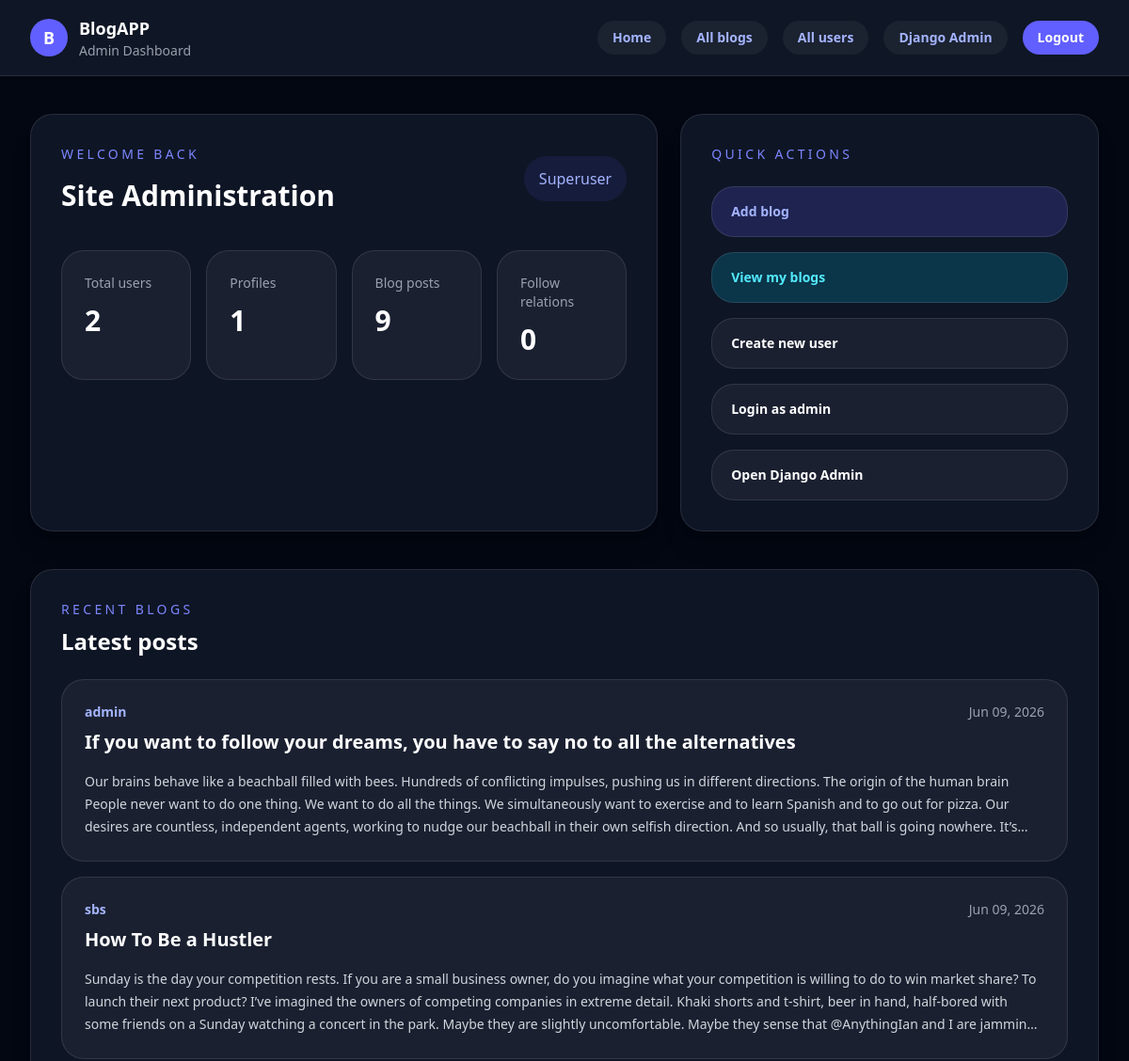
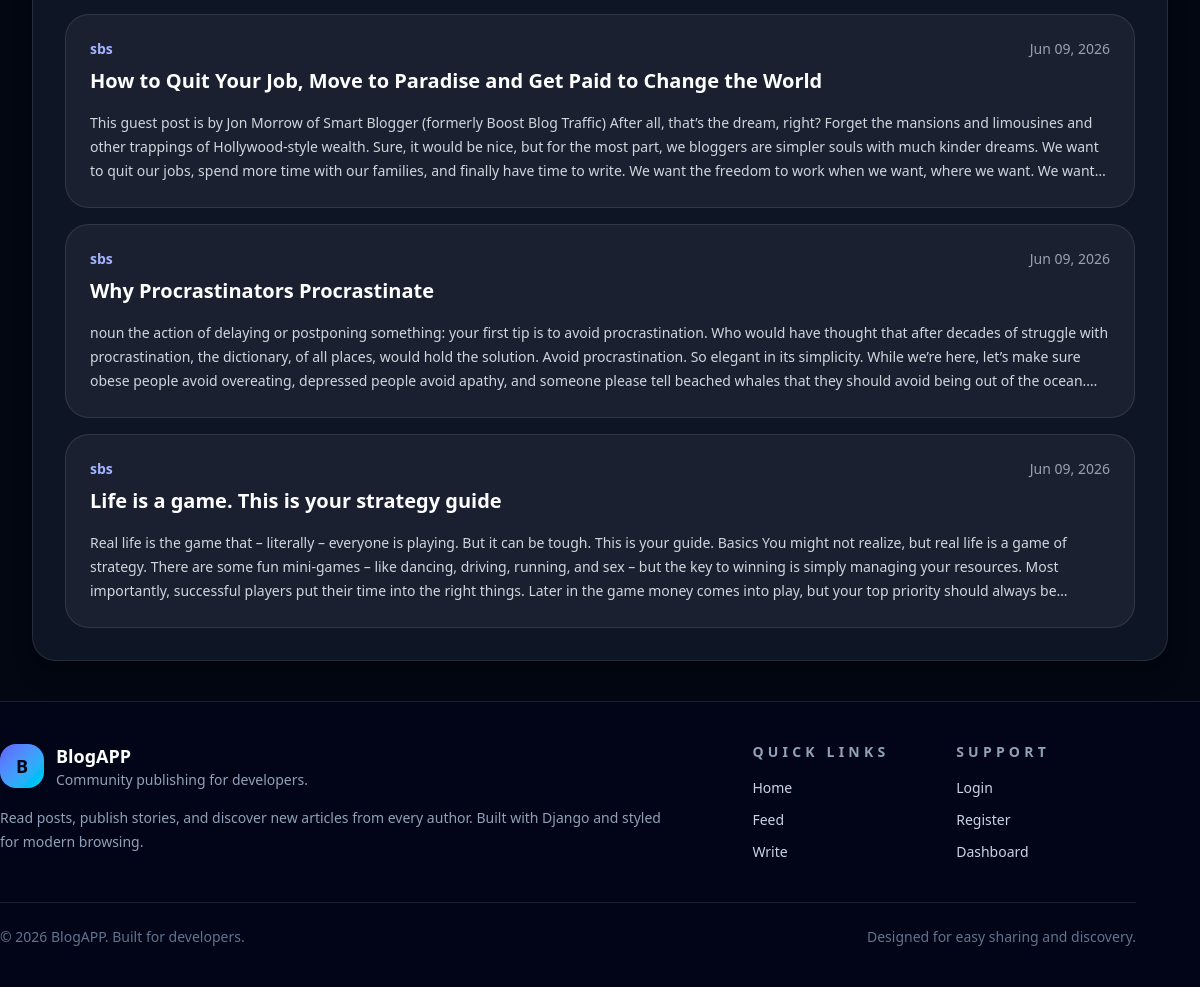
The page /admin_home/ (signed in) on the database as committed earlier (2 pictures, top to bottom).
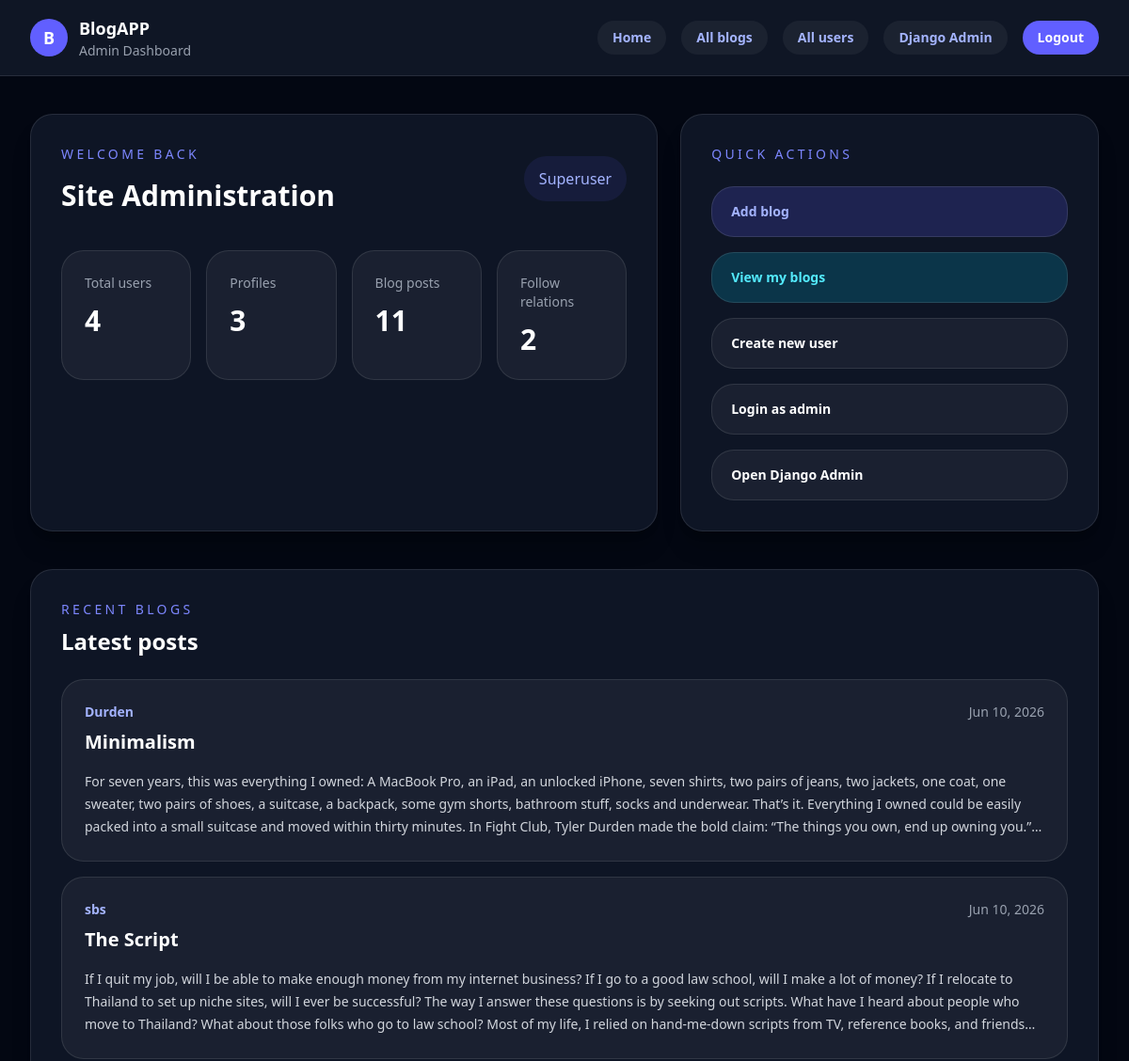
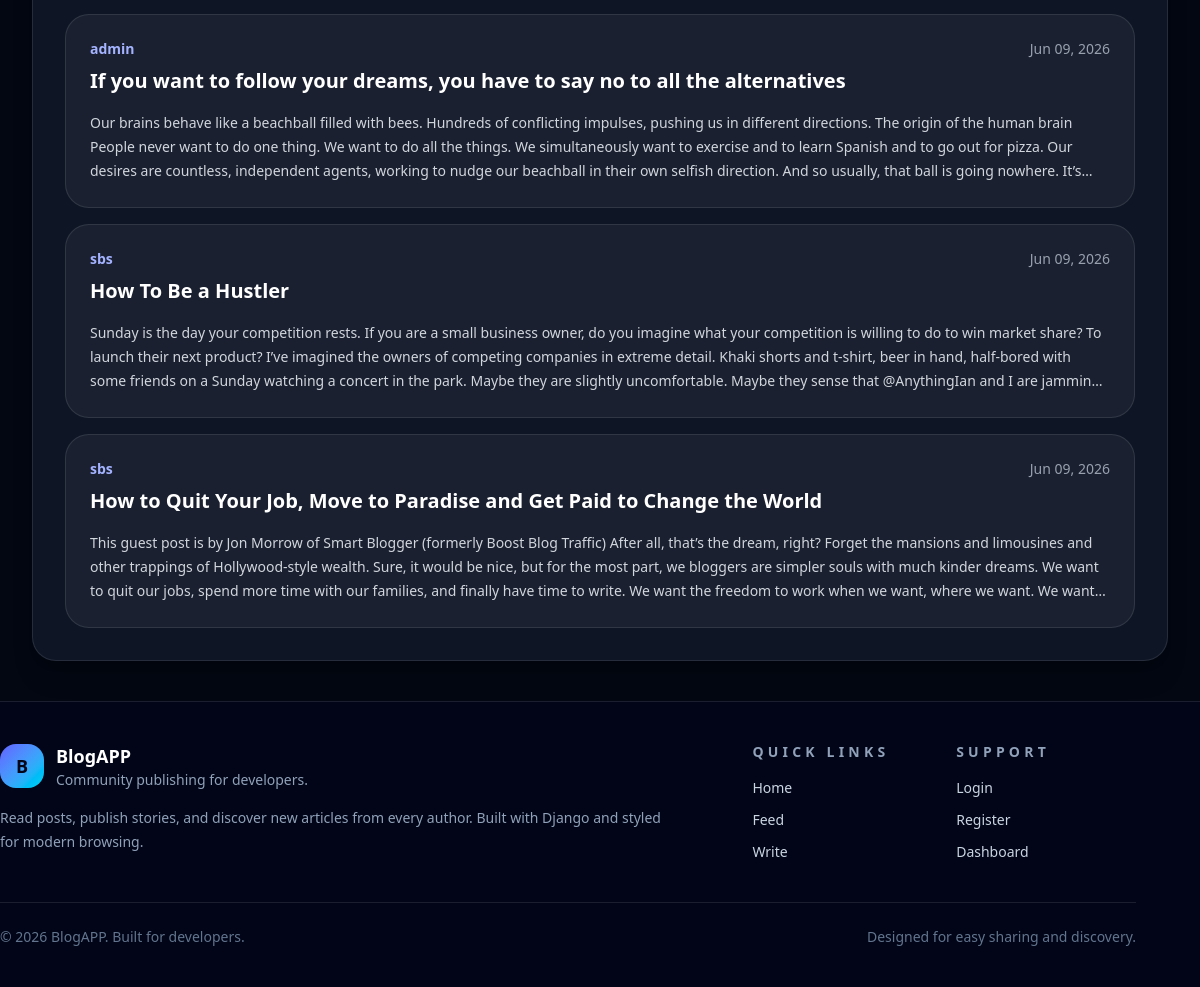
The same page on the database as committed later (2 pictures, top to bottom).
### myapp/models.py (models this page shows, shortened)
class Blog(models.Model):
    USER = models.ForeignKey(User, on_delete=models.CASCADE)
    title = models.CharField(max_length=200)
    image = models.FileField(upload_to='blog_images/')
    content = models.TextField()
    created_at = models.DateTimeField(auto_now_add=True)

### myapp/views.py (the view)
# urls.py: path('admin_home/', views.admin_view, name='admin_home'),
@login_required
@user_passes_test(lambda user: user.is_superuser, login_url='home')
def admin_view(request):
    stats = {
        'user_count': User.objects.count(),
        'profile_count': UserProfile.objects.count(),
        'blog_count': Blog.objects.count(),
        'recent_blogs': Blog.objects.order_by('-created_at')[:5],
        'total_follows': Follow.objects.count(),
    }
    return render(request, 'admin_home.html', stats)

### myapp/templates/admin_home.html (shortened to what the changed rows need)
<!DOCTYPE html>
<html lang="en">
<head>
    <script src="https://cdn.jsdelivr.net/npm/@tailwindcss/browser@4"></script>
</head>
<body class="min-h-screen bg-gray-950 text-white">
    <main class="mx-auto max-w-7xl px-6 py-10 lg:px-8">
        <div class="grid gap-6 lg:grid-cols-[1.5fr_1fr]">
            <section class="rounded-3xl border border-white/10 bg-gray-900/90 p-8 shadow-xl shadow-black/20">
                <div class="flex items-center justify-between">
                    <div>
                        <h1 class="mt-4 text-3xl font-bold text-white">Site Administration</h1>
                    </div>
                </div>
                <div class="mt-10 grid gap-4 sm:grid-cols-4">
                    <div class="rounded-3xl border border-white/10 bg-white/5 p-6">
                        <p class="text-sm text-gray-400">Total users</p>
                        <p class="mt-3 text-3xl font-semibold text-white">{{ user_count }}</p>
                    </div>
                    <div class="rounded-3xl border border-white/10 bg-white/5 p-6">
                        <p class="text-sm text-gray-400">Profiles</p>
                        <p class="mt-3 text-3xl font-semibold text-white">{{ profile_count }}</p>
                    </div>
                    <div class="rounded-3xl border border-white/10 bg-white/5 p-6">
                        <p class="text-sm text-gray-400">Blog posts</p>
                        <p class="mt-3 text-3xl font-semibold text-white">{{ blog_count }}</p>
                    </div>
                    <div class="rounded-3xl border border-white/10 bg-white/5 p-6">
                        <p class="text-sm text-gray-400">Follow relations</p>
                        <p class="mt-3 text-3xl font-semibold text-white">{{ total_follows }}</p>
                    </div>
                </div>
            </section>
        </div>
        <section class="mt-10 rounded-3xl border border-white/10 bg-gray-900/90 p-8 shadow-xl shadow-black/20">
            <div class="flex items-center justify-between">
                <div>
                    <h2 class="mt-2 text-2xl font-bold text-white">Latest posts</h2>
                </div>
            </div>
            <div class="mt-6 space-y-4">
                {% if recent_blogs %}
                    {% for blog in recent_blogs %}
                        <article class="rounded-3xl border border-white/10 bg-white/5 p-6">
                            <div class="flex items-start justify-between gap-4">
                                <div>
                                    <p class="text-sm font-semibold text-indigo-300">{{ blog.USER.username }}</p>
                                    <h3 class="mt-2 text-xl font-semibold text-white">{{ blog.title }}</h3>
                                </div>
                                <p class="text-sm text-gray-400">{{ blog.created_at|date:'M d, Y' }}</p>
                            </div>
                            <p class="mt-4 text-sm leading-6 text-gray-300 line-clamp-3">{{ blog.content }}</p>
                        </article>
                    {% endfor %}
                {% else %}
                    <p class="text-gray-400">No blogs have been created yet.</p>
                {% endif %}
            </div>
        </section>
    </main>
</body>
</html>

Rows that differ between the two databases and show on the page:
no longer on this page (row unchanged): Blog: USER.username "sbs", title "Why Procrastinators Procrastinate", created_at "Jun 09, 2026", content "noun the action of delaying or postponing something: your first tip is to avoid procrastination. Who would have thought that after decades of struggle with procrastination, the dictionary, of all places, would hold the solution. Avoid procrastination. So elegant in its simplicity. While we’re here, let’s make sure obese people avoid overeating, depressed people avoid apathy, and someone please tell beached whales that they should avoid being out of the…"
no longer on this page (row unchanged): Blog: USER.username "sbs", title "Life is a game. This is your strategy guide", created_at "Jun 09, 2026", content "Real life is the game that – literally – everyone is playing. But it can be tough. This is your guide. Basics You might not realize, but real life is a game of strategy. There are some fun mini-games – like dancing, driving, running, and sex – but the key to winning is simply managing your resources. Most importantly, successful players put their time into the right things. Later in the game money comes into play, but your top priority should always…"
added Blog: USER.username "Durden", title "Minimalism", created_at "Jun 10, 2026", content "For seven years, this was everything I owned: A MacBook Pro, an iPad, an unlocked iPhone, seven shirts, two pairs of jeans, two jackets, one coat, one sweater, two pairs of shoes, a suitcase, a backpack, some gym shorts, bathroom stuff, socks and underwear. That’s it. Everything I owned could be easily packed into a small suitcase and moved within thirty minutes. In Fight Club, Tyler Durden made the bold claim: “The things you own, end up owning…"
added Blog: USER.username "sbs", title "The Script", created_at "Jun 10, 2026", content "If I quit my job, will I be able to make enough money from my internet business? If I go to a good law school, will I make a lot of money? If I relocate to Thailand to set up niche sites, will I ever be successful? The way I answer these questions is by seeking out scripts. What have I heard about people who move to Thailand? What about those folks who go to law school? Most of my life, I relied on hand-me-down scripts from TV, reference books, and…"
Other text that changed with them:
{{ user_count }}: "2" → "4"
{{ profile_count }}: "1" → "3"
{{ blog_count }}: "9" → "11"
{{ total_follows }}: "0" → "2"
